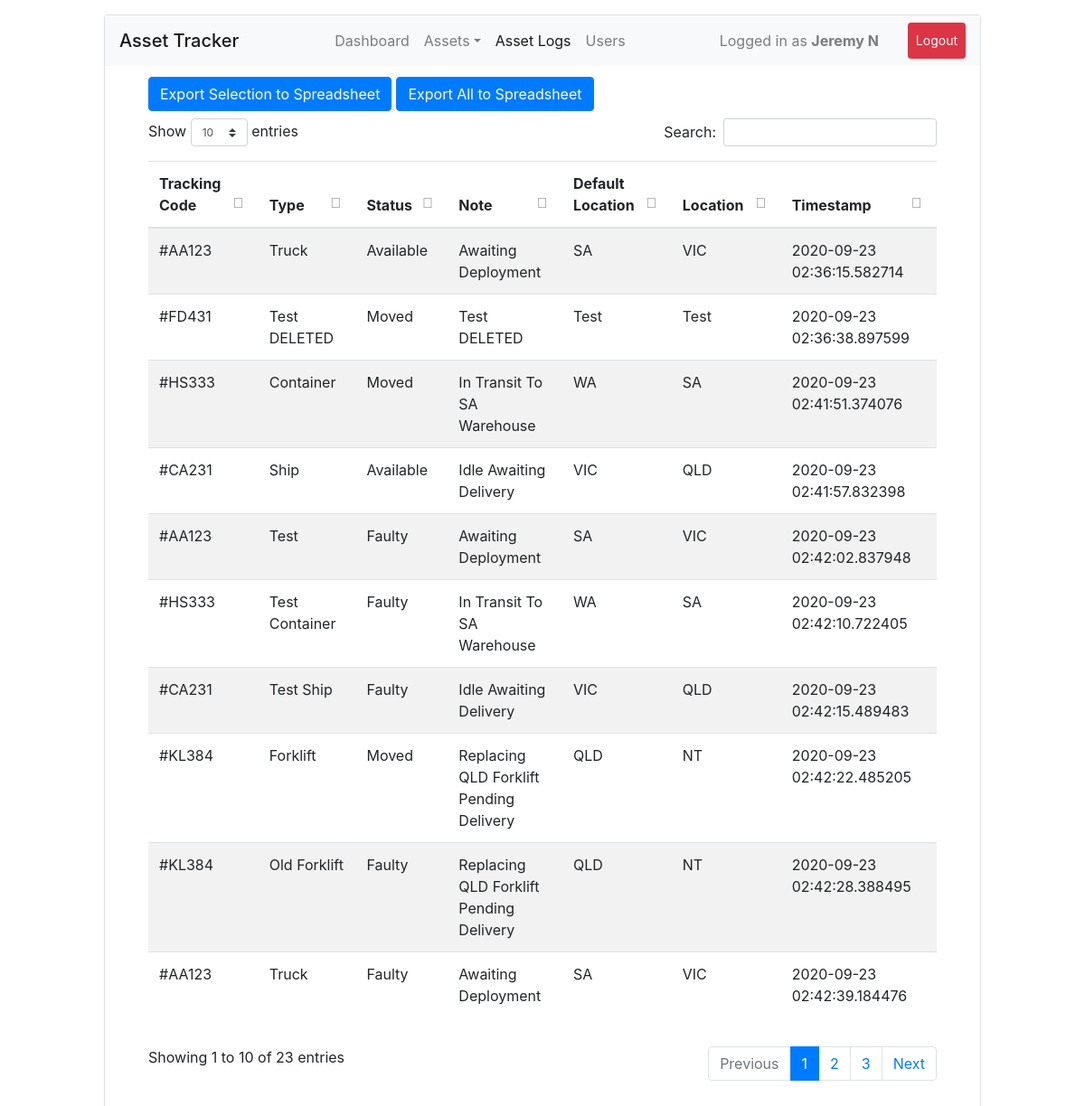
The app's page /logs (signed in) with its own data.
### db.py (models this page shows, shortened)
class User(db.Model):
	id = db.Column(db.Integer, primary_key=True)
	username = db.Column(db.String(50), unique=True, nullable=False)
	password = db.Column(db.String(120), nullable=False)
	name = db.Column(db.String(120), nullable=False)
	active = db.Column(db.Boolean, default=False)

class AssetStatusLog(db.Model):
	id = db.Column(db.Integer, primary_key=True)
	type = db.Column(db.String(50), nullable=False)
	ass_id = db.Column(db.String(20), db.ForeignKey('assets.tracking_code'), nullable=False)
	status = db.Column(db.String(255), nullable=False)
	note = db.Column(db.Text, nullable=False)
	location = db.Column(db.String(255), nullable=False)
	def_location = db.Column(db.String(255), nullable=False)
	timestamp = db.Column(db.DateTime,default=datetime.utcnow)

### ui.py (the view)
@ui.route('/logs', methods=['GET'])
@login_required
def ui_logs():
	return render_template('logs.html')

### ui.py (called while the page is built)
def login_required(func):
	@wraps(func)
	def wrapper(*args, **kwargs):
		uid = session.get('user')
		if not uid:
			return redirect(url_for('ui.ui_login'))
		u = User.query.filter_by(id=int(uid), active=True).first()
		if not u:
			return redirect(url_for('ui.ui_login'))
		g.user = u
		return func(*args, **kwargs)
	return wrapper

### templates/logs.html (shortened to what this page needs)
{% extends "main.html" %}
{% block content %}
<div class="card">
	<div class="card-block pb-1">
		<nav class="navbar navbar-expand navbar-light bg-light">
			<span class="navbar-brand mb-0 h1">Asset Tracker</span>
			<div class="collapse navbar-collapse justify-content-end">
				<div class="navbar-nav">
					<a class="nav-item nav-link" href="{{ url_for('ui.ui_index') }}">Dashboard</a>
					<div class="nav-item dropdown">
						<a class="nav-link dropdown-toggle" data-toggle="dropdown" href="#" role="button" aria-haspopup="true" aria-expanded="false">Assets</a>
                    </div>
                    <a class="nav-item nav-link active" href="{{ url_for('ui.ui_logs') }}">Asset Logs</a>
					<a class="nav-item nav-link" href="{{ url_for('ui.ui_users') }}">Users</a>
					<span class="px-5"></span>
					<div class="nav-item py-2 navbar-text">Logged in as <span class="font-weight-bold">{{ g.user.name }}</span></div>
					<span class="px-3"></span>
					<a class="nav-item btn btn-danger btn-sm py-2 text-white" href="{{ url_for('api.logout_user') }}">Logout</a>
				</div>
			</div>
		</nav>
	</div>
	<div class="card-block pt-2">
		<div class="row px-5">
			<div class="col-12">
				<table id="logsTable" class="table table-striped" width="100%">
					<thead>
						<tr>
							<th scope="col">Tracking Code</th>
							<th scope="col">Type</th>
							<th scope="col">Status</th>
							<th scope="col">Note</th>
							<th scope="col">Default Location</th>
                            <th scope="col">Location</th>
                            <th scope="col">Timestamp</th>
						</tr>
					</thead>
					<tbody>
						{% for a in get_asset_log() %}
							<tr style="text-transform: capitalize;">
								<td>#{{ a.id }}</td>
								<td>{{ a.type }}</td>
								<td>{{ a.status }}</td>
								<td>{{ a.note }}</td>
								<td>{{ a.def_location }}</td>
                                <td>{{ a.location }}</td>
                                <td>{{ a.timestamp }}</td>
							</tr>
						{% endfor %}
						<button type = "button" onclick="exportTableToCSV('Logs.csv')" class="btn btn-primary" id="btn-spreadsheet">Export Selection to Spreadsheet</button>
						<button type = "button" class="btn btn-primary" style="margin-left: 5px" id="btn-spreadsheet-all">Export All to Spreadsheet</button>
					</tbody>
				</table>
			</div>
		</div>
	</div>
</div>
{% endblock %}

### records on screen
User: user.name "Jeremy N"
AssetStatusLog: id "AA123", type "Truck", status "Available", note "Awaiting Deployment", def_location "SA", location "VIC", timestamp "2020-09-23 02:36:15.582714"
AssetStatusLog: id "FD431", type "Test DELETED", status "Moved", note "Test DELETED", def_location "Test", location "Test", timestamp "2020-09-23 02:36:38.897599"
AssetStatusLog: id "HS333", type "Container", status "Moved", note "In Transit To SA Warehouse", def_location "WA", location "SA", timestamp "2020-09-23 02:41:51.374076"
AssetStatusLog: id "CA231", type "Ship", status "Available", note "Idle Awaiting Delivery", def_location "VIC", location "QLD", timestamp "2020-09-23 02:41:57.832398"
AssetStatusLog: id "AA123", type "Test", status "Faulty", note "Awaiting Deployment", def_location "SA", location "VIC", timestamp "2020-09-23 02:42:02.837948"
AssetStatusLog: id "HS333", type "Test Container", status "Faulty", note "In Transit To SA Warehouse", def_location "WA", location "SA", timestamp "2020-09-23 02:42:10.722405"
AssetStatusLog: id "CA231", type "Test Ship", status "Faulty", note "Idle Awaiting Delivery", def_location "VIC", location "QLD", timestamp "2020-09-23 02:42:15.489483"
AssetStatusLog: id "KL384", type "Forklift", status "Moved", note "Replacing QLD Forklift Pending Delivery", def_location "QLD", location "NT", timestamp "2020-09-23 02:42:22.485205"
AssetStatusLog: id "KL384", type "Old Forklift", status "Faulty", note "Replacing QLD Forklift Pending Delivery", def_location "QLD", location "NT", timestamp "2020-09-23 02:42:28.388495"
AssetStatusLog: id "AA123", type "Truck", status "Faulty", note "Awaiting Deployment", def_location "SA", location "VIC", timestamp "2020-09-23 02:42:39.184476"
